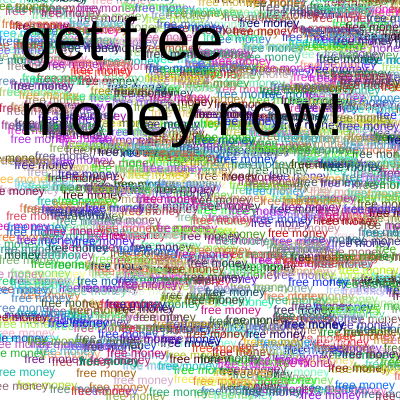
Frame 1 (no input)
Frame 60 (no input): identical to frame 1, image omitted
Frame 120 (the mouse pressed at the canvas centre since frame 60): identical to frame 1, image omitted

The p5.js sketch that drew this single still picture (run headless with seeded random() and noise() and a simulated clock; from frame 60 on, the mouse is pressed at the canvas centre):

// p5.js sketch
// ── sketch.js
function randomtxt(txt){
	fill(random(255), random(255), random(255));
	text(txt, random(-20, 400), random(400))
}

function setup(){
	textSize(30);
	createCanvas(400, 400);
	for (let i = 0; i < 1000; i++){
		randomtxt("free money")
	}
	textSize(60);
	fill(0);
	text("get free \nmoney now!", 20, 60)
}

function draw(){

}
